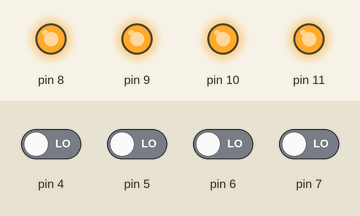
Simulated run of this program. Board: Arduino Nano, built with avr-gcc and run on an emulated ATmega328P. Parts: output pins drawn as LEDs (lit = HIGH). The inputs (shaded band) are chosen by the test bench; at power-on: pin 4–7 LOW.

Above: at 0.8 s.
0.9 s: pin 4 driven HIGH
At 1.6 s:
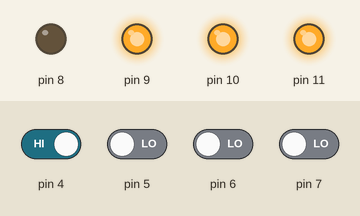
2.4 s: pin 5 driven HIGH
At 2.8 s:
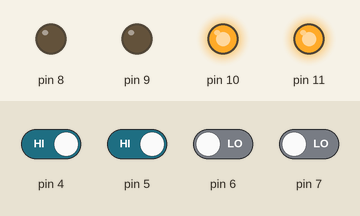
3.9 s: pin 6 driven HIGH
At 5.1 s:
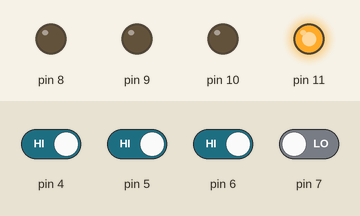
5.4 s: pin 7 driven HIGH
At 6.3 s:
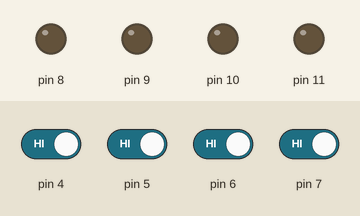
6.9 s: pin 4 driven LOW
At 7.4 s:
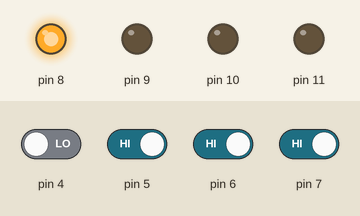
8.4 s: pin 5 driven LOW
At 9.7 s:
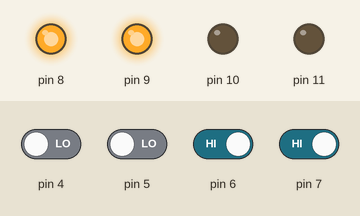
Timing chart, 0 to 10.9 s (numbered marks = the images above; inputs shaded):
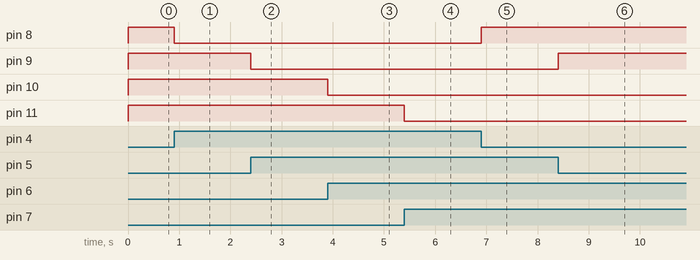

Measured:
- after the input at 0.9 s, pin 8: HIGH → LOW at once
- after the input at 2.4 s, pin 9: HIGH → LOW at once
- after the input at 3.9 s, pin 10: HIGH → LOW at once
- after the input at 5.4 s, pin 11: HIGH → LOW at once
- after the input at 6.9 s, pin 8: LOW → HIGH at once
- after the input at 8.4 s, pin 9: LOW → HIGH at once

The program:

main.cpp
```cpp
#include <Arduino.h>

#define boton1 ((PIND >> 4) & 0x01)
#define boton2 ((PIND >> 5) & 0x01)
#define boton3 ((PIND >> 6) & 0x01)
#define boton4 ((PIND >> 7) & 0x01)

#define PRENDER(PORT, PIN) (PORT |= 1 << PIN)
#define APAGAR(PORT, PIN) (PORT &= ~(1 << PIN))

main()
{
  DDRD &= 0x0f;
  DDRB |= 0x0f;

  while (1){
    if (boton1 == 0){
      PRENDER(PORTB, PB0);
    }
    else{
      APAGAR(PORTB, PB0);
    }
    if (boton2 == 0){
      PRENDER(PORTB, PB1);
    }
    else{
      APAGAR(PORTB, PB1);
    }
    if (boton3 == 0){
      PRENDER(PORTB, PB2);
    }
    else{
      APAGAR(PORTB, PB2);
    }
    if (boton4 == 0){
      PRENDER(PORTB, PB3);
    }
    else{
      APAGAR(PORTB, PB3);
    }
  }
}
```
